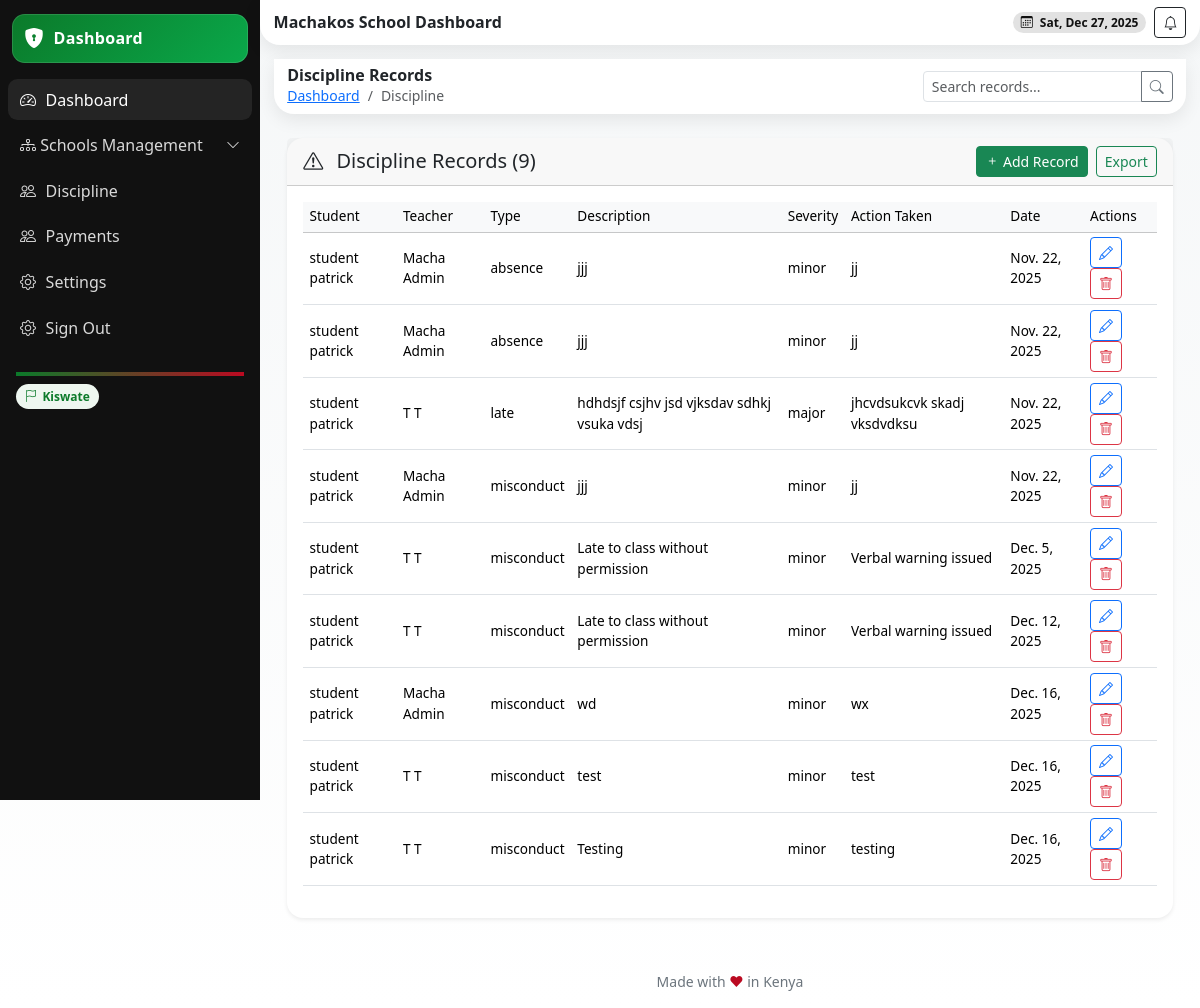
Screenshot of /discipline/ (signed in) with the database file from the repository.
### school/models.py (models this page shows, shortened)
class School(models.Model):
    name = models.CharField(max_length=255)
    school_admin = models.OneToOneField(User, on_delete=models.CASCADE, related_name='school_admin_profile')
    code = models.CharField(max_length=50, unique=True)
    address = models.TextField(blank=True)
    contact_email = models.EmailField()
    contact_phone = models.CharField(max_length=15)
    county = models.ForeignKey(County, on_delete=models.SET_NULL, null=True, blank=True)
    city = models.ForeignKey(City, on_delete=models.SET_NULL, null=True, blank=True)
    constituency = models.ForeignKey(Constituency, on_delete=models.SET_NULL, null=True, blank=True)
    sub_county = models.ForeignKey(SubCounty, on_delete=models.SET_NULL, null=True, blank=True)
    ward = models.ForeignKey(Ward, on_delete=models.SET_NULL, null=True, blank=True)
    created_at = models.DateTimeField(auto_now_add=True)
    is_active = models.BooleanField(default=True)

class DisciplineRecord(models.Model):
    student = models.ForeignKey(Student, on_delete=models.CASCADE, related_name='discipline_records')
    linked_attendance = models.ForeignKey(Attendance, on_delete=models.CASCADE, null=True, blank=True, related_name='discipline_links')  # New: For IB during lesson
    teacher = models.ForeignKey(StaffProfile, on_delete=models.CASCADE, related_name='discipline_records')
    school = models.ForeignKey(School, on_delete=models.CASCADE, related_name='discipline_records')
    incident_type = models.CharField(max_length=20, choices=INCIDENT_TYPE_CHOICES, default='misconduct')
    description = models.TextField()
    date = models.DateField(db_index=True, default=timezone.now)
    severity = models.CharField(max_length=20, choices=SEVERITY_CHOICES, default='minor')
    action_taken = models.TextField(blank=True)
    reported_by = models.ForeignKey(User, on_delete=models.CASCADE, related_name='discipline_reports')
    frequency_count = models.PositiveIntegerField(default=1)  # New: Track repeats for patterns
    resolved = models.BooleanField(default=False)  # New: For follow-up
    class Meta:
        indexes = [models.Index(fields=['student', 'date', 'severity'])]

class Student(models.Model):
    user = models.OneToOneField(User, on_delete=models.CASCADE)
    student_id = models.CharField(max_length=50, unique=True, db_index=True)
    date_of_birth = models.DateField()
    gender = models.CharField(max_length=10, choices=GENDER_CHOICES)
    enrollment_date = models.DateField()
    grade_level = models.ForeignKey(Grade, on_delete=models.CASCADE, related_name='students')
    stream = models.ForeignKey(Streams, on_delete=models.CASCADE, related_name='student_stream', blank=True, null=True)
    bio = models.TextField(blank=True)
    parents = models.ManyToManyField(Parent, blank=True, related_name='children')
    profile_picture = models.ImageField(upload_to='students/', blank=True)
    school = models.ForeignKey(School, on_delete=models.CASCADE)
    def __str__(self):
        return f"{self.user.get_full_name()} ({self.student_id}) - {self.school.name}"

class StaffProfile(models.Model):
    user = models.OneToOneField(User, on_delete=models.CASCADE)
    staff_id = models.CharField(max_length=50, unique=True, db_index=True)
    date_of_birth = models.DateField(blank=True, null=True)
    gender = models.CharField(max_length=10, choices=GENDER_CHOICES, blank=True)
    employment_date = models.DateField(blank=True, null=True)
    position = models.CharField(max_length=100, choices=POSITION_CHOICES)
    tsc_number = models.CharField(max_length=50, unique=True, blank=True, null=True)
    qualification = models.TextField(blank=True, null=True)
    subjects = models.ManyToManyField(Subject, related_name='teachers_subjects', blank=True, null=True)  # Changed(max_length=255, blank=True, null=True)
    bio = models.TextField(blank=True, null=True)
    profile_picture = models.ImageField(upload_to='teachers/', blank=True, null=True)
    school = models.ForeignKey(School, on_delete=models.CASCADE)
    department = models.CharField(max_length=50, blank=True)  # e.g., 'Dining Hall', 'School Gate'
    roles = models.ManyToManyField(Role, blank=True, related_name='staff_members')

### userauths/models.py (models this page shows, shortened)
class User(AbstractUser):
    COUNTRY_CURRENCY_MAP = {
        'KENYA': 'KES',
        'UGANDA': 'UGX',
    }
    username = None  # Disable username field
    phone_number = models.CharField(max_length=15, unique=True)
    country = models.CharField(max_length=15,blank=True, null=True)
    email = models.EmailField(unique=True)
    first_name = models.CharField(max_length=50)
    last_name = models.CharField(max_length=50)
    is_staff = models.BooleanField(default=False)
    is_superuser = models.BooleanField(default=False)
    is_admin = models.BooleanField(default=False)
    school_staff = models.BooleanField(default=False)
    is_student = models.BooleanField(default=False)
    is_teacher = models.BooleanField(default=False)
    is_parent = models.BooleanField(default=False)
    is_active = models.BooleanField(default=True)
    is_verified = models.BooleanField(default=False)
    created_at = models.DateTimeField(auto_now_add=True)
    updated_at = models.DateTimeField(auto_now=True)
    objects = CustomUserManager()
    USERNAME_FIELD = 'email'  # Use email as the username field
    REQUIRED_FIELDS = ['first_name', 'last_name', 'phone_number']  # Required fields for createsuperuser
    class Meta:
        ordering = ['-created_at']

### school/views.py (the view)
# urls.py: path('discipline/', views.school_discipline, name='school-discipline'),
@login_required
def school_discipline(request):
    try:
        school = request.user.school_admin_profile
    except AttributeError:
        messages.error(request, "Access denied: Admin privileges required.")
        return redirect('school:dashboard')
    query = request.GET.get('q', '')
    records = DisciplineRecord.objects.filter(school=school).select_related('student', 'teacher')
    if query:
        records = records.filter(
            Q(student__user__first_name__icontains=query) | Q(description__icontains=query)
        )
    form = DisciplineRecordForm(school=school)
    context = {
        'records': records,
        'form': form,
        'school': school,
        'query': query,
    }
    return render(request, 'school/discipline.html', context)

### school/forms.py
class DisciplineRecordForm(BaseForm):
    class Meta:
        model = DisciplineRecord
        fields = ['student', 'incident_type', 'description', 'severity', 'action_taken']
        widgets = {
            'description': forms.Textarea(attrs={'rows': 3}),
            'action_taken': forms.Textarea(attrs={'rows': 2}),
            'incident_type': forms.Select(choices=INCIDENT_TYPE_CHOICES),
            'severity': forms.Select(choices=SEVERITY_CHOICES),
        }
    def __init__(self, *args, **kwargs):
        super().__init__(*args, **kwargs)
        self.fields['severity'].initial = 'minor'

### templates/school/discipline.html (shortened to what this page needs)
{% extends 'school/base.html' %}
{% block content %}
<header class="header d-flex align-items-center justify-content-between">
  <div class="d-flex align-items-center gap-2">
    <div>
      <h6 class="m-0 fw-bold">Discipline Records</h6>
      <nav aria-label="breadcrumb" class="small">
        <ol class="breadcrumb mb-0">
          <li class="breadcrumb-item"><a href="{% url 'school:dashboard' %}">Dashboard</a></li>
          <li class="breadcrumb-item active" aria-current="page">Discipline</li>
        </ol>
      </nav>
    </div>
  </div>
  <div class="d-flex align-items-center gap-2">
    <form method="get" class="d-inline">
      <div class="input-group input-group-sm" style="width:250px;">
        <input type="text" name="q" class="form-control" placeholder="Search records..." value="{{ query }}">
        <button class="btn btn-outline-secondary"><i class="bi bi-search"></i></button>
      </div>
    </form>
  </div>
</header>
<section class="content container-fluid py-4">
  <div class="card shadow-sm border-0 rounded-4">
    <div class="card-header d-flex justify-content-between align-items-center">
      <h5 class="mb-0"><i class="bi bi-exclamation-triangle me-2"></i> Discipline Records ({{ records.count }})</h5>
      <div class="d-flex gap-2">
        <button class="btn btn-sm btn-success" data-bs-toggle="modal" data-bs-target="#disciplineModal" data-mode="create">
          <i class="bi bi-plus"></i> Add Record
        </button>
        <a href="#" class="btn btn-sm btn-outline-success" data-bs-toggle="modal" data-bs-target="#exportModal">Export</a>
      </div>
    </div>
    <div class="card-body">
      <div class="table-responsive">
        <table class="table table-hover align-middle">
          <thead class="table-light">
            <tr>
              <th>Student</th>
              <th>Teacher</th>
              <th>Type</th>
              <th>Description</th>
              <th>Severity</th>
              <th>Action Taken</th>
              <th>Date</th>
              <th>Actions</th>
            </tr>
          </thead>
          <tbody>
            {% for record in records %}
            <tr>
              <td>{{ record.student.user.get_full_name }}</td>
              <td>{{ record.teacher.user.get_full_name }}</td>
              <td>{{ record.incident_type }}</td>
              <td>{{ record.description }}</td>
              <td>{{ record.severity }}</td>
              <td>{{ record.action_taken|default:"-" }}</td>
              <td>{{ record.date }}</td>
              <td>
                <button class="btn btn-sm btn-outline-primary"
                        data-bs-toggle="modal"
                        data-bs-target="#disciplineModal"
                        data-mode="edit"
                        data-id="{{ record.id }}"
                        data-student="{{ record.student.id }}"
                        data-teacher="{{ record.teacher.id }}"
                        data-incident_type="{{ record.incident_type}}"
                        data-description="{{ record.description}}"
                        data-severity="{{ record.severity }}"
                        data-action_taken="{{ record.action_taken}}"
                        data-date="{{ record.date }}">
                  <i class="bi bi-pencil"></i>
                </button>
                <button class="btn btn-sm btn-outline-danger"
                        data-bs-toggle="modal"
                        data-bs-target="#deleteModal"
                        data-id="{{ record.id }}"
                        data-name="{{ record.student.user.get_full_name }}">
                  <i class="bi bi-trash"></i>
                </button>
              </td>
            </tr>
            {% empty %}
            <tr>
              <td colspan="8" class="text-center text-muted py-4">No discipline records found.</td>
            </tr>
            {% endfor %}
          </tbody>
        </table>
      </div>
    </div>
  </div>
</section>
{% endblock %}

### templates/school/base.html (shortened to what this page needs)
{% load static %}
{% load tz %}
{% load widget_tweaks %}
{% load dict_extras %}
{% load dict_filters %}
<!DOCTYPE html>
<html lang="en">
<head>
  <link href="https://cdn.jsdelivr.net/npm/bootstrap@5.3.3/dist/css/bootstrap.min.css" rel="stylesheet" />
  <link href="https://cdn.jsdelivr.net/npm/bootstrap-icons@1.11.3/font/bootstrap-icons.css" rel="stylesheet" />
  <link href="https://cdn.jsdelivr.net/npm/aos@2.3.4/dist/aos.css" rel="stylesheet" />
</head>
<body>
  <div class="app">
    <aside class="sidebar" id="sidebar">
      <div class="brand" data-aos="fade-right">
        <i class="bi bi-shield-lock-fill"></i>
         <span>{% if request.user.is_superuser %}Admin Dashboard{% elif request.user.is_teacher %} Teacher Dashboard
          {% elif request.user.is_parent %} Parent Dashboard{% elif request.user.is_student %} Student Dashboard{% elif request.user.is_school_staff %} Staff Dashboard {% else %} Dashboard {% endif %}</span></a>
      </div>
      <nav class="d-flex flex-column gap-1">
      <a class="side-link active" href="{% url 'school:dashboard' %}">
        <i class="bi bi-speedometer2"></i> Dashboard
      </a>
      <a class="side-link d-flex justify-content-between align-items-center"
        data-bs-toggle="collapse" href="#agencyMenu" role="button" aria-expanded="false" aria-controls="agencyMenu">
        <span><i class="bi bi-diagram-3"></i> Schools Management</span>
        <i class="bi bi-chevron-down small"></i>
      </a>
      <a class="side-link" href="{% url 'school:school-discipline' %}"><i class="bi bi-people"></i> Discipline</a>
      <a class="side-link" href=""><i class="bi bi-people"></i> Payments</a>
      <a class="side-link" href="{% url 'school:school-settings' %}"><i class="bi bi-gear"></i> Settings</a>
      <a class="side-link" href="{% url 'userauths:sign-out' %}">
        <i class="bi bi-gear"></i> Sign Out
      </a>
    </nav>
      <div class="mt-3 p-2 small text-secondary">
        <div class="k-accent mb-2"></div>
        <div><span class="k-pill"><i class="bi bi-flag"></i> Kiswate</span></div>
      </div>
    </aside>
    <main class="main">
      <header class="header d-flex align-items-center justify-content-between">
        <div class="d-flex align-items-center gap-2">
          <h6 class="m-0 fw-bold">{{school.name}} Dashboard</h6>
        </div>
        <div class="d-flex align-items-center gap-2">
          <span class="badge badge-dark rounded-pill px-2 py-1"><i class="bi bi-calendar3 me-1"></i> <span id="today"></span></span>
          <button class="btn btn-sm btn-outline-dark"><i class="bi bi-bell"></i></button>
        </div>
      </header>
      <section class="content container-fluid" style="min-height: 600px;">
        {% block content %} {% endblock %}
      </section>
      <div class="text-center small text-secondary my-3">Made with <span style="color:var(--kenya-red)">❤</span> in Kenya</div>
    </main>
  </div>
</body>
</html>

### templates/school/base.html (style rules this page uses)
:root { --kenya-green: #0b7a2a; --kenya-red: #bb0a21; --kenya-black: #111111; --kenya-white: #ffffff; --kenya-grey: #f5f7f8; --radius-xl: 1.25rem; --shadow-soft: 0 6px 18px rgba(0,0,0,.08); --space-compact: .5rem; }
html, body { height: 100%; }
body { background: linear-gradient(180deg, var(--kenya-grey), #fff); }
.app { display: grid; grid-template-columns: 260px 1fr; min-height: 100vh; }
.sidebar { background: var(--kenya-black); color: var(--kenya-white); position: sticky; top: 0; height: 100vh; padding: var(--space-compact); }
.brand { display: flex; align-items: center; gap: .6rem; padding: .6rem .75rem; border-radius: .8rem; background: linear-gradient(135deg, var(--kenya-green), #0aa84a); box-shadow: inset 0 0 0 1px rgba(255,255,255,.12); margin: .35rem .25rem 1rem; }
.brand i { font-size: 1.25rem; color: var(--kenya-white); }
.brand span { font-weight: 700; letter-spacing: .3px; }
.side-link { color: #d9d9d9; text-decoration: none; display: flex; align-items: center; gap: .6rem; padding: .55rem .75rem; border-radius: .6rem; }
.side-link:hover, .side-link.active { background: rgba(255,255,255,.08); color: #fff; }
.header { background: #fff; box-shadow: var(--shadow-soft); border-radius: 0 0 var(--radius-xl) var(--radius-xl); padding: .45rem .85rem; position: sticky; top: 0; z-index: 10; }
.content { padding: .85rem; }
.k-pill { display: inline-flex; align-items: center; gap: .35rem; border-radius: 999px; padding: .2rem .55rem; font-size: .75rem; background: #eef7f0; color: var(--kenya-green); font-weight: 600; }
.k-accent { height: 4px; background: linear-gradient(90deg, var(--kenya-green), var(--kenya-red)); }
.badge-dark { background: rgba(17,17,17,.12); color: var(--kenya-black); }
.table { font-size: 0.85rem; }
.table td, .table th { padding: 0.3rem 0.4rem; vertical-align: middle; }
.table thead th { font-weight: 500; background-color: #f8f9fa; }

### rows the page displays
School: name "Machakos School"
DisciplineRecord: student.user.get_full_name "student patrick", teacher.user.get_full_name "Macha Admin", incident_type "absence", description "jjj", severity "minor", action_taken "jj", date "Nov. 22, 2025"
DisciplineRecord: student.user.get_full_name "student patrick", teacher.user.get_full_name "Macha Admin", incident_type "absence", description "jjj", severity "minor", action_taken "jj", date "Nov. 22, 2025"
DisciplineRecord: student.user.get_full_name "student patrick", teacher.user.get_full_name "T T", incident_type "late", description "hdhdsjf csjhv jsd vjksdav sdhkj vsuka vdsj", severity "major", action_taken "jhcvdsukcvk skadj vksdvdksu", date "Nov. 22, 2025"
DisciplineRecord: student.user.get_full_name "student patrick", teacher.user.get_full_name "Macha Admin", incident_type "misconduct", description "jjj", severity "minor", action_taken "jj", date "Nov. 22, 2025"
DisciplineRecord: student.user.get_full_name "student patrick", teacher.user.get_full_name "T T", incident_type "misconduct", description "Late to class without permission", severity "minor", action_taken "Verbal warning issued", date "Dec. 5, 2025"
DisciplineRecord: student.user.get_full_name "student patrick", teacher.user.get_full_name "T T", incident_type "misconduct", description "Late to class without permission", severity "minor", action_taken "Verbal warning issued", date "Dec. 12, 2025"
DisciplineRecord: student.user.get_full_name "student patrick", teacher.user.get_full_name "Macha Admin", incident_type "misconduct", description "wd", severity "minor", action_taken "wx", date "Dec. 16, 2025"
DisciplineRecord: student.user.get_full_name "student patrick", teacher.user.get_full_name "T T", incident_type "misconduct", description "test", severity "minor", action_taken "test", date "Dec. 16, 2025"
DisciplineRecord: student.user.get_full_name "student patrick", teacher.user.get_full_name "T T", incident_type "misconduct", description "Testing", severity "minor", action_taken "testing", date "Dec. 16, 2025"

### other values shown
{{ records.count }} "9"
